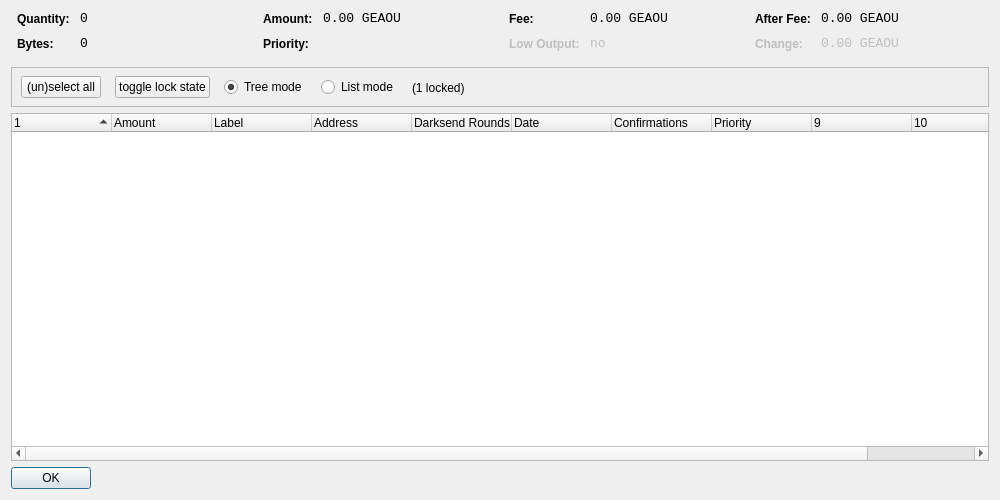
<?xml version="1.0" encoding="UTF-8"?>
<ui version="4.0">
 <class>CoinControlDialog</class>
 <widget class="QDialog" name="CoinControlDialog">
  <property name="geometry">
   <rect>
    <x>0</x>
    <y>0</y>
    <width>1000</width>
    <height>500</height>
   </rect>
  </property>
  <property name="windowTitle">
   <string>Coin Control</string>
  </property>
  <layout class="QVBoxLayout" name="verticalLayout">
   <item>
    <layout class="QHBoxLayout" name="horizontalLayoutTop" stretch="0,0,0,0">
     <property name="topMargin">
      <number>0</number>
     </property>
     <property name="bottomMargin">
      <number>10</number>
     </property>
     <item>
      <layout class="QFormLayout" name="formLayoutCoinControl1">
       <property name="horizontalSpacing">
        <number>10</number>
       </property>
       <property name="verticalSpacing">
        <number>10</number>
       </property>
       <property name="leftMargin">
        <number>6</number>
       </property>
       <property name="rightMargin">
        <number>6</number>
       </property>
       <item row="0" column="0">
        <widget class="QLabel" name="labelCoinControlQuantityText">
         <property name="styleSheet">
          <string notr="true">font-weight:bold;</string>
         </property>
         <property name="text">
          <string>Quantity:</string>
         </property>
        </widget>
       </item>
       <item row="0" column="1">
        <widget class="QLabel" name="labelCoinControlQuantity">
         <property name="font">
          <font>
           <family>Monospace</family>
           <pointsize>10</pointsize>
          </font>
         </property>
         <property name="cursor">
          <cursorShape>IBeamCursor</cursorShape>
         </property>
         <property name="contextMenuPolicy">
          <enum>Qt::ActionsContextMenu</enum>
         </property>
         <property name="text">
          <string notr="true">0</string>
         </property>
         <property name="textInteractionFlags">
          <set>Qt::LinksAccessibleByMouse|Qt::TextSelectableByKeyboard|Qt::TextSelectableByMouse</set>
         </property>
        </widget>
       </item>
       <item row="1" column="0">
        <widget class="QLabel" name="labelCoinControlBytesText">
         <property name="styleSheet">
          <string notr="true">font-weight:bold;</string>
         </property>
         <property name="text">
          <string>Bytes:</string>
         </property>
        </widget>
       </item>
       <item row="1" column="1">
        <widget class="QLabel" name="labelCoinControlBytes">
         <property name="font">
          <font>
           <family>Monospace</family>
           <pointsize>10</pointsize>
          </font>
         </property>
         <property name="cursor">
          <cursorShape>IBeamCursor</cursorShape>
         </property>
         <property name="contextMenuPolicy">
          <enum>Qt::ActionsContextMenu</enum>
         </property>
         <property name="text">
          <string notr="true">0</string>
         </property>
         <property name="textInteractionFlags">
          <set>Qt::LinksAccessibleByMouse|Qt::TextSelectableByKeyboard|Qt::TextSelectableByMouse</set>
         </property>
        </widget>
       </item>
      </layout>
     </item>
     <item>
      <layout class="QFormLayout" name="formLayoutCoinControl2">
       <property name="horizontalSpacing">
        <number>10</number>
       </property>
       <property name="verticalSpacing">
        <number>10</number>
       </property>
       <property name="leftMargin">
        <number>6</number>
       </property>
       <property name="rightMargin">
        <number>6</number>
       </property>
       <item row="0" column="0">
        <widget class="QLabel" name="labelCoinControlAmountText">
         <property name="styleSheet">
          <string notr="true">font-weight:bold;</string>
         </property>
         <property name="text">
          <string>Amount:</string>
         </property>
        </widget>
       </item>
       <item row="0" column="1">
        <widget class="QLabel" name="labelCoinControlAmount">
         <property name="font">
          <font>
           <family>Monospace</family>
           <pointsize>10</pointsize>
          </font>
         </property>
         <property name="cursor">
          <cursorShape>IBeamCursor</cursorShape>
         </property>
         <property name="contextMenuPolicy">
          <enum>Qt::ActionsContextMenu</enum>
         </property>
         <property name="text">
          <string notr="true">0.00 GEAOU</string>
         </property>
         <property name="textInteractionFlags">
          <set>Qt::LinksAccessibleByMouse|Qt::TextSelectableByKeyboard|Qt::TextSelectableByMouse</set>
         </property>
        </widget>
       </item>
       <item row="1" column="0">
        <widget class="QLabel" name="labelCoinControlPriorityText">
         <property name="styleSheet">
          <string notr="true">font-weight:bold;</string>
         </property>
         <property name="text">
          <string>Priority:</string>
         </property>
        </widget>
       </item>
       <item row="1" column="1">
        <widget class="QLabel" name="labelCoinControlPriority">
         <property name="font">
          <font>
           <family>Monospace</family>
           <pointsize>10</pointsize>
          </font>
         </property>
         <property name="cursor">
          <cursorShape>IBeamCursor</cursorShape>
         </property>
         <property name="contextMenuPolicy">
          <enum>Qt::ActionsContextMenu</enum>
         </property>
         <property name="text">
          <string/>
         </property>
         <property name="textInteractionFlags">
          <set>Qt::LinksAccessibleByMouse|Qt::TextSelectableByKeyboard|Qt::TextSelectableByMouse</set>
         </property>
        </widget>
       </item>
      </layout>
     </item>
     <item>
      <layout class="QFormLayout" name="formLayoutCoinControl3">
       <property name="horizontalSpacing">
        <number>10</number>
       </property>
       <property name="verticalSpacing">
        <number>10</number>
       </property>
       <property name="leftMargin">
        <number>6</number>
       </property>
       <property name="rightMargin">
        <number>6</number>
       </property>
       <item row="0" column="0">
        <widget class="QLabel" name="labelCoinControlFeeText">
         <property name="styleSheet">
          <string notr="true">font-weight:bold;</string>
         </property>
         <property name="text">
          <string>Fee:</string>
         </property>
        </widget>
       </item>
       <item row="0" column="1">
        <widget class="QLabel" name="labelCoinControlFee">
         <property name="font">
          <font>
           <family>Monospace</family>
           <pointsize>10</pointsize>
          </font>
         </property>
         <property name="cursor">
          <cursorShape>IBeamCursor</cursorShape>
         </property>
         <property name="contextMenuPolicy">
          <enum>Qt::ActionsContextMenu</enum>
         </property>
         <property name="text">
          <string notr="true">0.00 GEAOU</string>
         </property>
         <property name="textInteractionFlags">
          <set>Qt::LinksAccessibleByMouse|Qt::TextSelectableByKeyboard|Qt::TextSelectableByMouse</set>
         </property>
        </widget>
       </item>
       <item row="1" column="0">
        <widget class="QLabel" name="labelCoinControlLowOutputText">
         <property name="enabled">
          <bool>false</bool>
         </property>
         <property name="styleSheet">
          <string notr="true">font-weight:bold;</string>
         </property>
         <property name="text">
          <string>Low Output:</string>
         </property>
        </widget>
       </item>
       <item row="1" column="1">
        <widget class="QLabel" name="labelCoinControlLowOutput">
         <property name="enabled">
          <bool>false</bool>
         </property>
         <property name="font">
          <font>
           <family>Monospace</family>
           <pointsize>10</pointsize>
          </font>
         </property>
         <property name="cursor">
          <cursorShape>IBeamCursor</cursorShape>
         </property>
         <property name="contextMenuPolicy">
          <enum>Qt::ActionsContextMenu</enum>
         </property>
         <property name="text">
          <string notr="true">no</string>
         </property>
         <property name="textInteractionFlags">
          <set>Qt::LinksAccessibleByMouse|Qt::TextSelectableByKeyboard|Qt::TextSelectableByMouse</set>
         </property>
        </widget>
       </item>
      </layout>
     </item>
     <item>
      <layout class="QFormLayout" name="formLayoutCoinControl4">
       <property name="horizontalSpacing">
        <number>10</number>
       </property>
       <property name="verticalSpacing">
        <number>10</number>
       </property>
       <property name="leftMargin">
        <number>6</number>
       </property>
       <property name="rightMargin">
        <number>6</number>
       </property>
       <item row="0" column="0">
        <widget class="QLabel" name="labelCoinControlAfterFeeText">
         <property name="styleSheet">
          <string notr="true">font-weight:bold;</string>
         </property>
         <property name="text">
          <string>After Fee:</string>
         </property>
        </widget>
       </item>
       <item row="0" column="1">
        <widget class="QLabel" name="labelCoinControlAfterFee">
         <property name="font">
          <font>
           <family>Monospace</family>
           <pointsize>10</pointsize>
          </font>
         </property>
         <property name="cursor">
          <cursorShape>IBeamCursor</cursorShape>
         </property>
         <property name="contextMenuPolicy">
          <enum>Qt::ActionsContextMenu</enum>
         </property>
         <property name="text">
          <string notr="true">0.00 GEAOU</string>
         </property>
         <property name="textInteractionFlags">
          <set>Qt::LinksAccessibleByMouse|Qt::TextSelectableByKeyboard|Qt::TextSelectableByMouse</set>
         </property>
        </widget>
       </item>
       <item row="1" column="0">
        <widget class="QLabel" name="labelCoinControlChangeText">
         <property name="enabled">
          <bool>false</bool>
         </property>
         <property name="styleSheet">
          <string notr="true">font-weight:bold;</string>
         </property>
         <property name="text">
          <string>Change:</string>
         </property>
        </widget>
       </item>
       <item row="1" column="1">
        <widget class="QLabel" name="labelCoinControlChange">
         <property name="enabled">
          <bool>false</bool>
         </property>
         <property name="font">
          <font>
           <family>Monospace</family>
           <pointsize>10</pointsize>
          </font>
         </property>
         <property name="cursor">
          <cursorShape>IBeamCursor</cursorShape>
         </property>
         <property name="contextMenuPolicy">
          <enum>Qt::ActionsContextMenu</enum>
         </property>
         <property name="text">
          <string notr="true">0.00 GEAOU</string>
         </property>
         <property name="textInteractionFlags">
          <set>Qt::LinksAccessibleByMouse|Qt::TextSelectableByKeyboard|Qt::TextSelectableByMouse</set>
         </property>
        </widget>
       </item>
      </layout>
     </item>
    </layout>
   </item>
   <item>
    <widget class="QFrame" name="frame">
     <property name="minimumSize">
      <size>
       <width>0</width>
       <height>40</height>
      </size>
     </property>
     <property name="frameShape">
      <enum>QFrame::StyledPanel</enum>
     </property>
     <property name="frameShadow">
      <enum>QFrame::Sunken</enum>
     </property>
     <widget class="QWidget" name="horizontalLayoutWidget">
      <property name="geometry">
       <rect>
        <x>10</x>
        <y>0</y>
        <width>781</width>
        <height>41</height>
       </rect>
      </property>
      <layout class="QHBoxLayout" name="horizontalLayoutPanel" stretch="0,0,0,0,0">
       <property name="spacing">
        <number>14</number>
       </property>
       <item>
        <widget class="QPushButton" name="pushButtonSelectAll">
         <property name="sizePolicy">
          <sizepolicy hsizetype="Maximum" vsizetype="Fixed">
           <horstretch>0</horstretch>
           <verstretch>0</verstretch>
          </sizepolicy>
         </property>
         <property name="text">
          <string>(un)select all</string>
         </property>
        </widget>
       </item>
        <item>
         <widget class="QPushButton" name="pushButtonToggleLock">
          <property name="sizePolicy">
           <sizepolicy hsizetype="Maximum" vsizetype="Fixed">
            <horstretch>0</horstretch>
            <verstretch>0</verstretch>
           </sizepolicy>
          </property>
          <property name="text">
           <string>toggle lock state</string>
          </property>
          <property name="autoDefault">
           <bool>false</bool>
          </property>
         </widget>
        </item>
       <item>
        <widget class="QRadioButton" name="radioTreeMode">
         <property name="sizePolicy">
          <sizepolicy hsizetype="Maximum" vsizetype="Fixed">
           <horstretch>0</horstretch>
           <verstretch>0</verstretch>
          </sizepolicy>
         </property>
         <property name="text">
          <string>Tree mode</string>
         </property>
         <property name="checked">
          <bool>true</bool>
         </property>
        </widget>
       </item>
       <item>
        <widget class="QRadioButton" name="radioListMode">
         <property name="sizePolicy">
          <sizepolicy hsizetype="Maximum" vsizetype="Fixed">
           <horstretch>0</horstretch>
           <verstretch>0</verstretch>
          </sizepolicy>
         </property>
         <property name="text">
          <string>List mode</string>
         </property>
        </widget>
       </item>
        <item>
         <widget class="QLabel" name="labelLocked">
          <property name="text">
           <string>(1 locked)</string>
          </property>
         </widget>
        </item>
       <item>
        <spacer name="horizontalSpacer">
         <property name="orientation">
          <enum>Qt::Horizontal</enum>
         </property>
         <property name="sizeHint" stdset="0">
          <size>
           <width>40</width>
           <height>20</height>
          </size>
         </property>
        </spacer>
       </item>
      </layout>
     </widget>
    </widget>
   </item>
   <item>
    <widget class="CoinControlTreeWidget" name="treeWidget">
     <property name="contextMenuPolicy">
      <enum>Qt::CustomContextMenu</enum>
     </property>
     <property name="sortingEnabled">
      <bool>false</bool>
     </property>
     <property name="columnCount">
      <number>11</number>
     </property>
     <attribute name="headerShowSortIndicator" stdset="0">
      <bool>true</bool>
     </attribute>
     <attribute name="headerStretchLastSection">
      <bool>false</bool>
     </attribute>
     <column>
      <property name="text">
       <string/>
      </property>
     </column>
     <column>
      <property name="text">
       <string>Amount</string>
      </property>
     </column>
     <column>
      <property name="text">
       <string>Label</string>
      </property>
     </column>
     <column>
      <property name="text">
       <string>Address</string>
      </property>
     </column>
     <column>
      <property name="text">
       <string>Darksend Rounds</string>
      </property>
    </column>
     <column>
      <property name="text">
       <string>Date</string>
      </property>
     </column>
     <column>
      <property name="text">
       <string>Confirmations</string>
      </property>
      <property name="toolTip">
       <string>Confirmed</string>
      </property>
     </column>
     <column>
      <property name="text">
       <string>Priority</string>
      </property>
     </column>
     <column>
      <property name="text">
       <string/>
      </property>
     </column>
     <column>
      <property name="text">
       <string/>
      </property>
     </column>
     <column>
      <property name="text">
       <string/>
      </property>
     </column>
     <column>
      <property name="text">
       <string/>
      </property>
     </column>
    </widget>
   </item>
   <item>
    <widget class="QDialogButtonBox" name="buttonBox">
     <property name="sizePolicy">
      <sizepolicy hsizetype="Maximum" vsizetype="Fixed">
       <horstretch>0</horstretch>
       <verstretch>0</verstretch>
      </sizepolicy>
     </property>
     <property name="orientation">
      <enum>Qt::Horizontal</enum>
     </property>
     <property name="standardButtons">
      <set>QDialogButtonBox::Ok</set>
     </property>
    </widget>
   </item>
  </layout>
 </widget>
 <customwidgets>
  <customwidget>
   <class>CoinControlTreeWidget</class>
   <extends>QTreeWidget</extends>
   <header>coincontroltreewidget.h</header>
  </customwidget>
 </customwidgets>
 <resources/>
 <connections/>
</ui>
